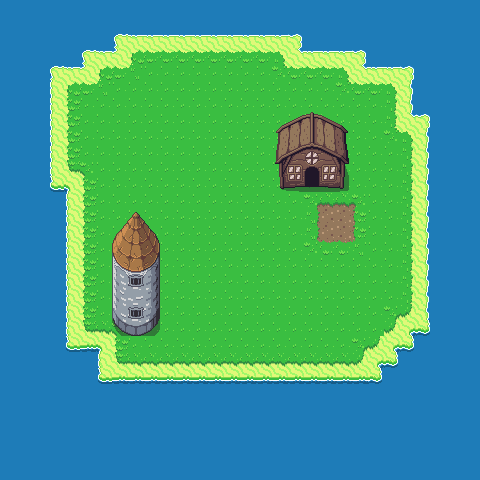

The image is a tile-based game level rendered from a .tmx file. Its description and complete source (layers, tilesets, objects, tile grids) follow:
An orthogonal 30x30 tile map with 16x16 px tiles, 3 tile layers (Terrain, Buildings, Decoration).

<map version="1.2" tiledversion="1.2.0" orientation="orthogonal" renderorder="right-down" width="30" height="30" tilewidth="16" tileheight="16" infinite="0" nextlayerid="7" nextobjectid="1">
 <tileset firstgid="1" source="world.tsx" />
 <layer id="3" name="Terrain" width="30" height="30">
  <data encoding="csv">
284,284,284,284,284,284,284,284,284,284,284,284,284,284,284,284,284,284,284,284,284,284,284,284,284,284,284,284,284,284,
284,284,284,284,284,284,284,284,284,284,284,284,284,284,284,284,284,284,284,284,284,284,284,284,284,284,284,284,284,284,
284,284,284,284,284,284,284,376,337,337,337,337,337,337,337,337,337,337,377,284,284,284,284,284,284,284,284,284,284,284,
284,284,284,284,284,376,337,338,241,202,202,202,202,202,202,202,202,242,336,337,337,337,377,284,284,284,284,284,284,284,
284,284,284,376,337,338,241,202,203,406,406,406,406,406,406,406,406,201,202,202,202,242,336,337,337,377,284,284,284,284,
284,284,284,298,241,202,203,406,406,406,406,406,406,406,406,406,406,406,406,406,406,201,202,202,242,296,284,284,284,284,
284,284,284,298,163,406,406,406,406,406,406,406,406,406,406,406,406,406,406,406,406,406,406,406,161,296,284,284,284,284,
284,284,284,298,163,406,406,406,406,406,406,406,406,406,406,406,406,406,406,406,406,406,406,406,161,336,377,284,284,284,
284,284,284,298,163,406,406,406,406,406,406,406,406,406,406,406,406,406,406,406,406,406,406,406,201,242,296,284,284,284,
284,284,284,298,163,406,406,406,406,406,406,406,406,406,406,406,406,406,406,406,406,406,406,406,406,161,296,284,284,284,
284,284,284,298,281,123,406,406,406,406,406,406,406,406,406,406,406,406,406,406,406,406,406,406,406,161,296,284,284,284,
284,284,284,416,258,163,406,406,406,406,406,406,406,406,406,406,406,406,406,406,406,406,406,406,406,161,296,284,284,284,
284,284,284,284,298,163,406,406,406,406,406,406,406,406,406,406,406,406,406,1161,1162,1162,1163,406,406,161,296,284,284,284,
284,284,284,284,298,163,406,406,406,406,406,406,406,406,406,406,406,406,406,1201,1202,1283,1203,406,406,161,296,284,284,284,
284,284,284,284,298,163,406,406,406,406,406,406,406,406,406,406,406,406,406,1201,1202,1283,1203,406,406,161,296,284,284,284,
284,284,284,284,298,163,406,406,406,406,406,406,406,406,406,406,406,406,406,1241,1242,1242,1243,406,406,161,296,284,284,284,
284,284,284,284,298,163,406,406,406,406,406,406,406,406,406,406,406,406,406,406,406,406,406,406,406,161,296,284,284,284,
284,284,284,284,298,163,406,406,406,406,406,406,406,406,406,406,406,406,406,406,406,406,406,406,406,161,296,284,284,284,
284,284,284,284,298,163,406,406,406,406,406,406,406,406,406,406,406,406,406,406,406,406,406,406,406,161,296,284,284,284,
284,284,284,284,298,163,406,406,406,406,406,406,406,406,406,406,406,406,406,406,406,406,406,406,121,282,296,284,284,284,
284,284,284,284,298,281,122,123,406,406,406,406,406,406,406,406,406,406,406,406,406,406,406,406,282,256,417,284,284,284,
284,284,284,284,416,257,258,163,406,406,406,406,406,406,406,406,406,406,406,406,406,406,121,282,256,417,284,284,284,284,
284,284,284,284,284,284,298,281,122,122,122,122,122,122,122,122,122,122,122,122,122,122,282,256,417,284,284,284,284,284,
284,284,284,284,284,284,416,257,257,257,257,257,257,257,257,257,257,257,257,257,257,257,257,417,284,284,284,284,284,284,
284,284,284,284,284,284,284,284,284,284,284,284,284,284,284,284,284,284,284,284,284,284,284,284,284,284,284,284,284,284,
284,284,284,284,284,284,284,284,284,284,284,284,284,284,284,284,284,284,284,284,284,284,284,284,284,284,284,284,284,284,
284,284,284,284,284,284,284,284,284,284,284,284,284,284,284,284,284,284,284,284,284,284,284,284,284,284,284,284,284,284,
284,284,284,284,284,284,284,284,284,284,284,284,284,284,284,284,284,284,284,284,284,284,284,284,284,284,284,284,284,284,
284,284,284,284,284,284,284,284,284,284,284,284,284,284,284,284,284,284,284,284,284,284,284,284,284,284,284,284,284,284,
284,284,284,284,284,284,284,284,284,284,284,284,284,284,284,284,284,284,284,284,284,284,284,284,284,284,284,284,284,284
</data>
 </layer>
 <layer id="5" name="Buildings" width="30" height="30">
  <data encoding="csv">
0,0,0,0,0,0,0,0,0,0,0,0,0,0,0,0,0,0,0,0,0,0,0,0,0,0,0,0,0,0,
0,0,0,0,0,0,0,0,0,0,0,0,0,0,0,0,0,0,0,0,0,0,0,0,0,0,0,0,0,0,
0,0,0,0,0,0,0,0,0,0,0,0,0,0,0,0,0,0,0,0,0,0,0,0,0,0,0,0,0,0,
0,0,0,0,0,0,0,0,0,0,0,0,0,0,0,0,0,0,0,0,0,0,0,0,0,0,0,0,0,0,
0,0,0,0,0,0,0,0,0,0,0,0,0,0,0,0,0,0,0,0,0,0,0,0,0,0,0,0,0,0,
0,0,0,0,0,0,0,0,0,0,0,0,0,0,0,0,0,0,0,0,0,0,0,0,0,0,0,0,0,0,
0,0,0,0,0,0,0,0,0,0,0,0,0,0,0,0,0,0,0,0,0,0,0,0,0,0,0,0,0,0,
0,0,0,0,0,0,0,0,0,0,0,0,0,0,0,0,0,7,8,9,10,11,0,0,0,0,0,0,0,0,
0,0,0,0,0,0,0,0,0,0,0,0,0,0,0,0,0,47,48,49,50,51,0,0,0,0,0,0,0,0,
0,0,0,0,0,0,0,0,0,0,0,0,0,0,0,0,0,87,88,89,90,91,0,0,0,0,0,0,0,0,
0,0,0,0,0,0,0,0,0,0,0,0,0,0,0,0,0,127,128,129,130,131,0,0,0,0,0,0,0,0,
0,0,0,0,0,0,0,0,0,0,0,0,0,0,0,0,0,167,168,169,170,171,0,0,0,0,0,0,0,0,
0,0,0,0,0,0,0,0,0,0,0,0,0,0,0,0,0,0,0,0,0,0,0,0,0,0,0,0,0,0,
0,0,0,0,0,0,0,884,885,886,0,0,0,0,0,0,0,0,0,0,0,0,0,0,0,0,0,0,0,0,
0,0,0,0,0,0,0,924,925,926,0,0,0,0,0,0,0,0,0,0,0,0,0,0,0,0,0,0,0,0,
0,0,0,0,0,0,0,964,965,966,0,0,0,0,0,0,0,0,0,0,0,0,0,0,0,0,0,0,0,0,
0,0,0,0,0,0,0,1004,1005,1006,0,0,0,0,0,0,0,0,0,0,0,0,0,0,0,0,0,0,0,0,
0,0,0,0,0,0,0,1044,1045,1046,0,0,0,0,0,0,0,0,0,0,0,0,0,0,0,0,0,0,0,0,
0,0,0,0,0,0,0,1001,1002,1003,0,0,0,0,0,0,0,0,0,0,0,0,0,0,0,0,0,0,0,0,
0,0,0,0,0,0,0,1041,1042,1043,0,0,0,0,0,0,0,0,0,0,0,0,0,0,0,0,0,0,0,0,
0,0,0,0,0,0,0,1081,1082,1083,0,0,0,0,0,0,0,0,0,0,0,0,0,0,0,0,0,0,0,0,
0,0,0,0,0,0,0,0,0,0,0,0,0,0,0,0,0,0,0,0,0,0,0,0,0,0,0,0,0,0,
0,0,0,0,0,0,0,0,0,0,0,0,0,0,0,0,0,0,0,0,0,0,0,0,0,0,0,0,0,0,
0,0,0,0,0,0,0,0,0,0,0,0,0,0,0,0,0,0,0,0,0,0,0,0,0,0,0,0,0,0,
0,0,0,0,0,0,0,0,0,0,0,0,0,0,0,0,0,0,0,0,0,0,0,0,0,0,0,0,0,0,
0,0,0,0,0,0,0,0,0,0,0,0,0,0,0,0,0,0,0,0,0,0,0,0,0,0,0,0,0,0,
0,0,0,0,0,0,0,0,0,0,0,0,0,0,0,0,0,0,0,0,0,0,0,0,0,0,0,0,0,0,
0,0,0,0,0,0,0,0,0,0,0,0,0,0,0,0,0,0,0,0,0,0,0,0,0,0,0,0,0,0,
0,0,0,0,0,0,0,0,0,0,0,0,0,0,0,0,0,0,0,0,0,0,0,0,0,0,0,0,0,0,
0,0,0,0,0,0,0,0,0,0,0,0,0,0,0,0,0,0,0,0,0,0,0,0,0,0,0,0,0,0
</data>
 </layer>
 <layer id="6" name="Decoration" width="30" height="30">
  <data encoding="csv">
0,0,0,0,0,0,0,0,0,0,0,0,0,0,0,0,0,0,0,0,0,0,0,0,0,0,0,0,0,0,
0,0,0,0,0,0,0,0,0,0,0,0,0,0,0,0,0,0,0,0,0,0,0,0,0,0,0,0,0,0,
0,0,0,0,0,0,0,0,0,0,0,0,0,0,0,0,0,0,0,0,0,0,0,0,0,0,0,0,0,0,
0,0,0,0,0,0,0,0,0,0,0,0,0,0,0,0,0,0,0,0,0,0,0,0,0,0,0,0,0,0,
0,0,0,0,0,0,0,0,0,0,0,0,0,0,0,0,0,0,0,0,0,0,0,0,0,0,0,0,0,0,
0,0,0,0,0,0,0,0,0,0,0,0,0,0,0,0,0,0,0,0,0,0,0,0,0,0,0,0,0,0,
0,0,0,0,0,0,0,0,0,0,0,0,0,0,0,0,0,0,0,0,0,0,0,0,0,0,0,0,0,0,
0,0,0,0,0,0,0,0,0,0,0,0,0,0,0,0,0,0,0,0,0,0,0,0,0,0,0,0,0,0,
0,0,0,0,0,0,0,0,0,0,0,0,0,0,0,0,0,0,0,0,0,0,0,0,0,0,0,0,0,0,
0,0,0,0,0,0,0,0,0,0,0,0,0,0,0,0,0,0,0,0,0,0,0,0,0,0,0,0,0,0,
0,0,0,0,0,0,0,0,0,0,0,0,0,0,0,0,0,0,0,0,0,0,0,0,0,0,0,0,0,0,
0,0,0,0,0,0,0,0,0,0,0,0,0,0,0,0,0,0,0,0,0,0,0,0,0,0,0,0,0,0,
0,0,0,0,0,0,0,0,0,0,0,0,0,0,0,0,0,0,0,0,0,0,0,0,0,0,0,0,0,0,
0,0,0,0,0,0,0,0,0,0,0,0,0,0,0,0,0,0,0,0,0,0,0,0,0,0,0,0,0,0,
0,0,0,0,0,0,0,0,0,0,0,0,0,0,0,0,0,0,0,0,0,0,0,0,0,0,0,0,0,0,
0,0,0,0,0,0,0,0,0,0,0,0,0,0,0,0,0,0,0,0,0,0,0,0,0,0,0,0,0,0,
0,0,0,0,0,0,0,0,0,0,0,0,0,0,0,0,0,0,0,0,0,0,0,0,0,0,0,0,0,0,
0,0,0,0,0,0,0,0,844,0,0,0,0,0,0,0,0,0,0,0,0,0,0,0,0,0,0,0,0,0,
0,0,0,0,0,0,0,0,0,0,0,0,0,0,0,0,0,0,0,0,0,0,0,0,0,0,0,0,0,0,
0,0,0,0,0,0,0,0,844,0,0,0,0,0,0,0,0,0,0,0,0,0,0,0,0,0,0,0,0,0,
0,0,0,0,0,0,0,0,0,0,0,0,0,0,0,0,0,0,0,0,0,0,0,0,0,0,0,0,0,0,
0,0,0,0,0,0,0,0,0,0,0,0,0,0,0,0,0,0,0,0,0,0,0,0,0,0,0,0,0,0,
0,0,0,0,0,0,0,0,0,0,0,0,0,0,0,0,0,0,0,0,0,0,0,0,0,0,0,0,0,0,
0,0,0,0,0,0,0,0,0,0,0,0,0,0,0,0,0,0,0,0,0,0,0,0,0,0,0,0,0,0,
0,0,0,0,0,0,0,0,0,0,0,0,0,0,0,0,0,0,0,0,0,0,0,0,0,0,0,0,0,0,
0,0,0,0,0,0,0,0,0,0,0,0,0,0,0,0,0,0,0,0,0,0,0,0,0,0,0,0,0,0,
0,0,0,0,0,0,0,0,0,0,0,0,0,0,0,0,0,0,0,0,0,0,0,0,0,0,0,0,0,0,
0,0,0,0,0,0,0,0,0,0,0,0,0,0,0,0,0,0,0,0,0,0,0,0,0,0,0,0,0,0,
0,0,0,0,0,0,0,0,0,0,0,0,0,0,0,0,0,0,0,0,0,0,0,0,0,0,0,0,0,0,
0,0,0,0,0,0,0,0,0,0,0,0,0,0,0,0,0,0,0,0,0,0,0,0,0,0,0,0,0,0
</data>
 </layer>
</map>
